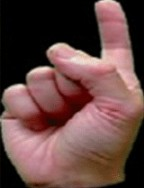
#> input picture database/1.jpg, 144 x 188 px; its folder holds 4 pictures in this run
$ python global_desc.py
#> lines starting #> are read from the running program, lines starting #| are printed output that depends on the picture
import numpy as np
import cv2
from matplotlib import pyplot as plt
import os

def load_ds(path, print_moments=False):
#> called with path = './database', print_moments = False
    ds = os.listdir(path)
    ds_hu = []

    for img in ds:
        image = cv2.imread(f'./database/{img}', cv2.IMREAD_GRAYSCALE)
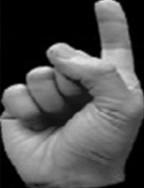
#> image: shape (188, 144); min 0, max 234, mean 80.2
        moments = cv2.moments(image)
#> moments = moments, m00 2170929, centre m10/m00, m01/m00 = (75.55, 106.3)
        hu_moments = cv2.HuMoments(moments).flatten()
#> hu_moments = [0.00158, 3.67e-07, 3.61e-10, 4.22e-11, 4.13e-21, 1.78e-14, 3.18e-21]
        ds_hu.append(hu_moments)
#> pass 2 of the loop in load_ds, `for img in ds:`:
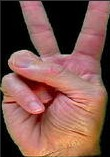
#> input picture database/2.jpg, 110 x 157 px
#> in load_ds, `image = cv2.imread(f'./database/{img}', cv2.IMREAD_GRAYSCALE)`:
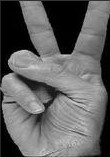
#> image: shape (157, 110); min 0, max 220, mean 98.6
#> moments = moments, m00 1703528, centre m10/m00, m01/m00 = (56.08, 87.66)
#> hu_moments = [0.00148, 2.92e-07, 6.57e-11, 1.17e-10, 8.71e-21, 6.32e-14, 5.54e-21]
#> pass 3 of the loop in load_ds, `for img in ds:`:
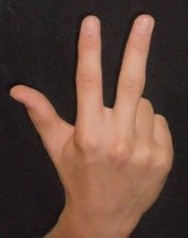
#> input picture database/3.jpg, 188 x 238 px
#> in load_ds, `image = cv2.imread(f'./database/{img}', cv2.IMREAD_GRAYSCALE)`:
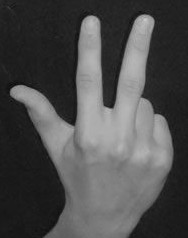
#> image: shape (238, 188); min 5, max 199, mean 77.2
#> moments = moments, m00 3453301, centre m10/m00, m01/m00 = (102, 125.3)
#> hu_moments = [0.00162, 2.98e-07, 8.17e-12, 5.67e-11, -8.32e-22, 1.16e-14, -8.93e-22]
#> the loop made 4 passes; the first 3 are shown

    if print_moments:
        for i in range(len(ds)):
            print(f"Image: {ds[i]}")
            print(f"Moments de Hu: {ds_hu[i]}")

    return ds, ds_hu


ds, ds_hu = load_ds('./database')
#> (the run stopped early here; a loop or call above may not have finished)
